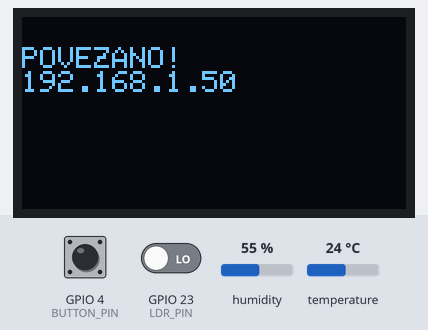
A program run on a simulated ESP32. Shown: 128×64 one-colour display. The test bench sets the inputs (shaded band); at power-on: GPIO 4 (BUTTON_PIN) HIGH, GPIO 23 (LDR_PIN) LOW, humidity 55 %, temperature 24 °C. WiFi joins after 1.5 s; servers stay silent unless stated; what the program prints to the serial monitor is not drawn.

Above: at 1.6 s.
5.8 s: GPIO 4 (BUTTON_PIN) pulled LOW for 0.15 s
At 6.6 s:
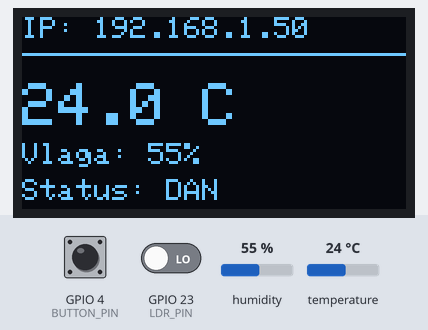
11.9 s: GPIO 4 (BUTTON_PIN) pulled LOW for 1 s
18.8 s: GPIO 4 (BUTTON_PIN) pulled LOW for 3.2 s
27.9 s: GPIO 4 (BUTTON_PIN) driven LOW and GPIO 23 (LDR_PIN) driven HIGH
At 28.2 s:
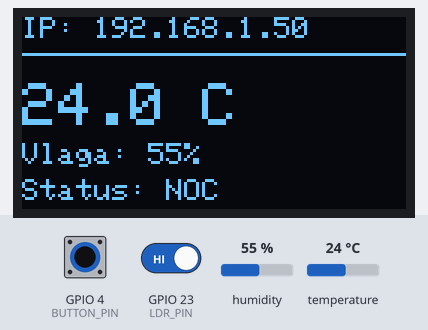
29.4 s: humidity set to 22 %
At 31.9 s:
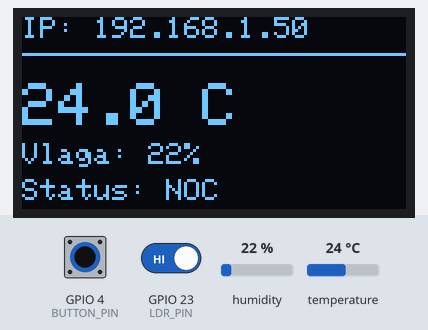
32.6 s: GPIO 23 (LDR_PIN) driven LOW
At 33.4 s:
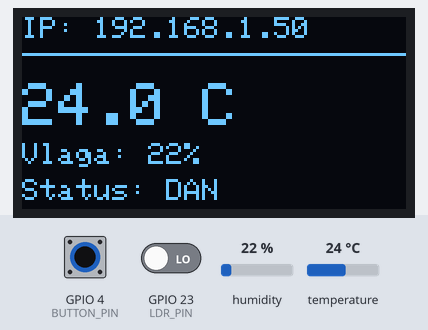
Timing chart, 0 to 35.1 s (numbered marks = the images above; inputs shaded):
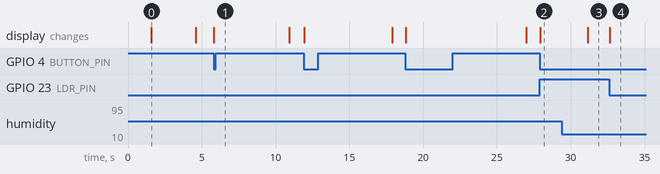

Measured:
- after the input at 5.8 s, the display: changes at once (image 1)
- after the input at 27.9 s, the display: changes at once (image 2)
- after the input at 29.4 s, the display: changes after 1.8 s (image 3)
- after the input at 32.6 s, the display: changes at once (image 4)
- what the display in image 0 shows lasts 3.0 s, from 1.6 s to 4.6 s

The program:

main.cpp
```cpp
#include <WiFi.h>
#include <WebServer.h>
#include <ArduinoJson.h>
#include <Wire.h>
#include <Adafruit_GFX.h>
#include <Adafruit_SSD1306.h>
#include <DHT.h>

const char* ssid = "Virijevic";
const char* password = "virijevic000";

#define LDR_PIN 23
#define DHTPIN 18
#define DHTTYPE DHT11
#define BUTTON_PIN 4

#define SCREEN_WIDTH 128
#define SCREEN_HEIGHT 64

// Inicijalizacija objekata
Adafruit_SSD1306 display(SCREEN_WIDTH, SCREEN_HEIGHT, &Wire, -1);
DHT dht(DHTPIN, DHTTYPE);
WebServer server(80);

// Promenljive za kontrolu ekrana
unsigned long displayTimer = 0;
bool isDisplayOn = false;
const long displayTimeout = 5000;

// JSON API
void handleJSON() {
  StaticJsonDocument<200> doc;
  float h = dht.readHumidity();
  float t = dht.readTemperature();
  int darkStatus = digitalRead(LDR_PIN);

  doc["temp"] = isnan(t) ? 0 : t;
  doc["vlaga"] = isnan(h) ? 0 : h;
  doc["status"] = (darkStatus == HIGH) ? "NOC" : "DAN";

  String jsonResponse;
  serializeJson(doc, jsonResponse);

  server.sendHeader("Access-Control-Allow-Origin", "*");
  server.send(200, "application/json", jsonResponse);
}

// Crtanje na ekran
void azurirajEkran(float t, float h, int dark) {
  display.clearDisplay();
  display.setTextSize(1);
  display.setCursor(0, 0);
  display.print("IP: "); display.print(WiFi.localIP());

  display.drawFastHLine(0, 12, 128, WHITE);

  display.setCursor(0, 22);
  display.setTextSize(2);
  display.print(t, 1); display.print(" C");

  display.setCursor(0, 42);
  display.setTextSize(1);
  display.print("Vlaga: "); display.print((int)h); display.print("%");

  display.setCursor(0, 54);
  display.print("Status: "); display.print(dark == HIGH ? "NOC" : "DAN");

  display.display();
}

void setup() {
  Serial.begin(115200);
  pinMode(LDR_PIN, INPUT);
  pinMode(BUTTON_PIN, INPUT_PULLUP);
  dht.begin();

  if(!display.begin(SSD1306_SWITCHCAPVCC, 0x3C)) {
    Serial.println("OLED nije pronadjen!");
    for(;;);
  }

  // Povezivanje na WiFi
  display.clearDisplay();
  display.setTextColor(WHITE);
  display.setCursor(0, 10);
  display.println("WiFi povezivanje...");
  display.display();

  WiFi.begin(ssid, password);
  while (WiFi.status() != WL_CONNECTED) {
    delay(500);
    Serial.print(".");
  }

  // Definisanje API rute
  server.on("/data", handleJSON);
  server.begin();

  // Prikaži IP adresu pre nego što se ekran ugasi
  display.clearDisplay();
  display.setCursor(0, 10);
  display.println("POVEZANO!");
  display.println(WiFi.localIP());
  display.display();
  delay(3000);

  display.ssd1306_command(SSD1306_DISPLAYOFF);
}

void loop() {

  server.handleClient();

  float h = dht.readHumidity();
  float t = dht.readTemperature();
  int darkStatus = digitalRead(LDR_PIN);

  // LOGIKA DUGMETA
  if (digitalRead(BUTTON_PIN) == LOW) {
    if (!isDisplayOn) {
      display.ssd1306_command(SSD1306_DISPLAYON);
      isDisplayOn = true;
    }
    displayTimer = millis();
  }

  // OSVEŽAVANJE I GAŠENJE EKRANA
  if (isDisplayOn) {
    azurirajEkran(t, h, darkStatus);

    if (millis() - displayTimer > displayTimeout) {
      display.ssd1306_command(SSD1306_DISPLAYOFF);
      isDisplayOn = false;
    }
  }
}
```
